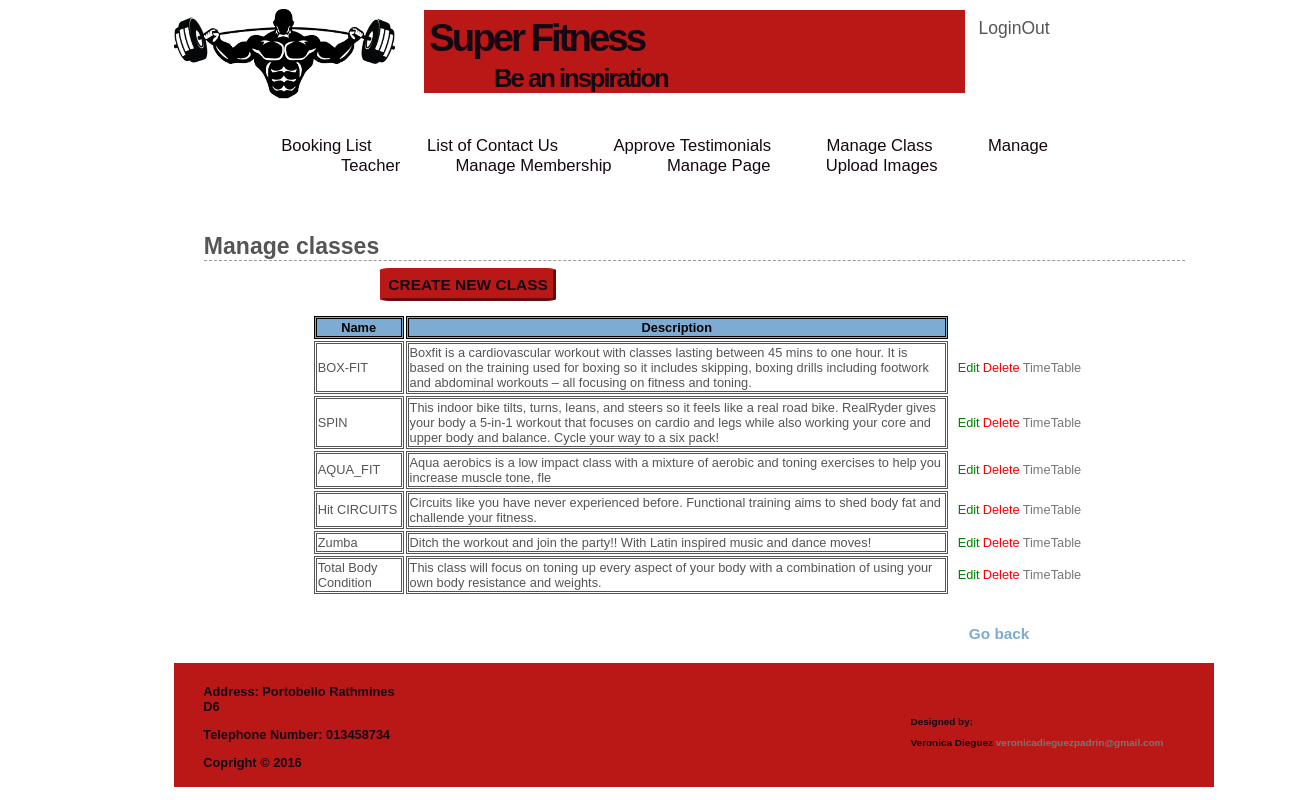
The app's page /adm_pages/5.view_classes.php (signed in) with its own data.
### tables this page shows
CREATE TABLE IF NOT EXISTS `class` (
  `id_class` int(11) NOT NULL AUTO_INCREMENT,
  `name_class` varchar(20) DEFAULT NULL,
  `description` varchar(1000) DEFAULT NULL,
  PRIMARY KEY (`id_class`)
);

### adm_pages/5.view_classes.php (the view, shortened to what this page needs)
<?php
    include('../includes/header_login.php');
    echo '<h1>Manage classes</h1>';
	require ('../connect.php');
 	echo "<a class='new' href='5.class_create.php'>CREATE NEW CLASS</a>";
        $sql="SELECT * from class";
        $result = mysqli_query ($db, $sql);
        $num = mysqli_num_rows($result);
        if ($num > 0) {
       		echo '<table class="tableclass">
	    			<tr>
						<th>Name</th>
						<th>Description</th>
	    			</tr>';
			while ($row = mysqli_fetch_array($result)) {
				echo '<tr>
						<td>' . $row['name_class'] . '</td>
						<td>' . $row['description'] . '</td>
						<td class="edit"><a href="5.update_class.php?id='. $row['id_class'].'">Edit</a></td>
		    			<td class="delete"><a href="5.delete_class.php?id=' . $row['id_class'] . '">Delete</a></td>
		    			<td class="timetable"><a href="5.timetable_list.php?id=' . $row['id_class'] . '">TimeTable</a></td>
					</tr>';
			}
			echo '</table>';
		} else {
			echo '<p class="error">There are currently no registered classes.</p>';
		  }
    echo '<a class="goback" href="1.home_adm.php">Go back</a>';
    include('../includes/footer.php');
?>

### includes/main.css (style rules this page uses)
a { color:#777; text-decoration:none; }
body { width: 80%; margin-left: 13.4%; background:#ffffff; color:#555; font:0.8em Arial, Helvetica, "bitstream vera sans", sans-serif; }
#content h1 { border-bottom:1px dashed #999; font-size:1.8em; padding:20px 0 0; }
table.tableclass { margin-bottom: 3%; }
table.tableclass tr th { border: double; background-color: #7DABD1; color: black; margin-bottom:10%; }
table.tableclass tr td { border: double; }
table.tableclass { width: 78%; margin-left: 11%; }
a.goback { margin-left: 78%; font-size: 120%; color: #7DABD1; font-weight: 700; }
table.tableclass td.delete, table.tableclass td.edit, table.tableclass td.timetable, table.bookingTime td.edit { border: none; text-align: left; padding-left: 1%; }
table.tableclass { margin-top:2%; }
table.tableclass td.delete a { color:red; }
table.tableclass td.edit a { color:green; }
a.new { padding: 5px; font-weight: bold; font-size: 121%; color: #160812; background: #b91817; border: outset; border-color:#b91817; border-radius: 7%; margin-left: 18%; }

### records on screen
class: name_class "BOX-FIT", description "Boxfit is a cardiovascular workout with classes lasting between 45 mins to one hour. It is based on the training used for boxing so it includes skipping, boxing drills including footwork and abdominal workouts – all focusing on fitness and toning."
class: name_class "SPIN", description "This indoor bike tilts, turns, leans, and steers so it feels like a real road bike. RealRyder gives your body a 5-in-1 workout that focuses on cardio and legs while also working your core and upper body and balance. Cycle your way to a six pack!"
class: name_class "AQUA_FIT", description "Aqua aerobics is a low impact class with a mixture of aerobic and toning exercises to help you increase muscle tone, fle"
class: name_class "Hit CIRCUITS", description "Circuits like you have never experienced before. Functional training aims to shed body fat and challende your fitness."
class: name_class "Zumba", description "Ditch the workout and join the party!! With Latin inspired music and dance moves!"
class: name_class "Total Body Condition", description "This class will focus on toning up every aspect of your body with a combination of using your own body resistance and weights."
